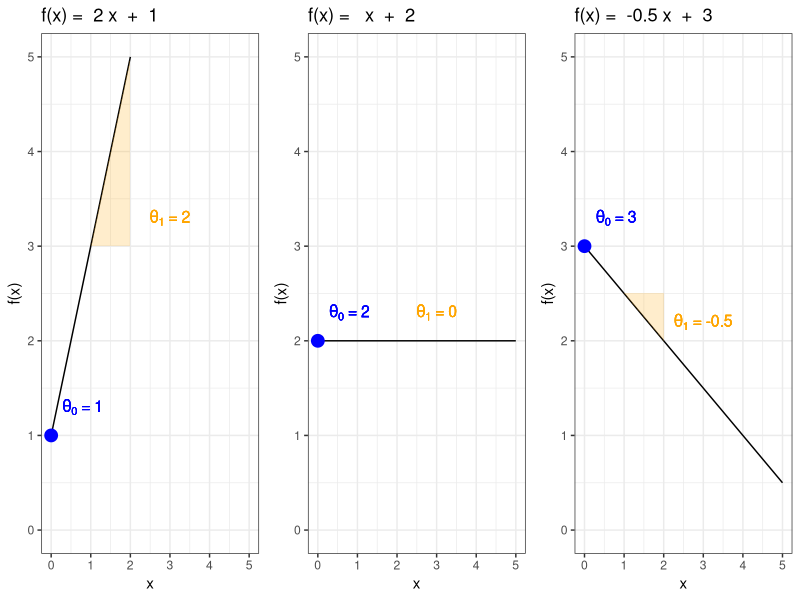
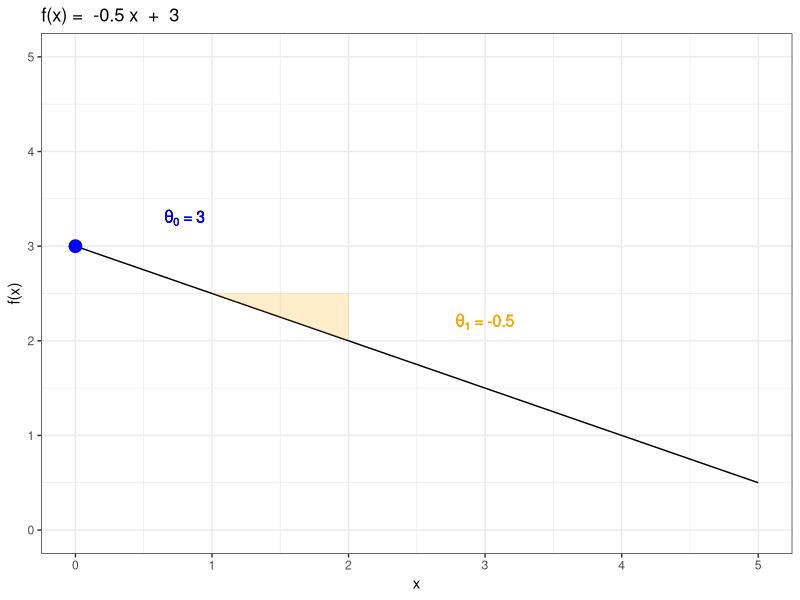

R code for these plots, in order:
# PREREQ -----------------------------------------------------------------------

library(knitr)
library(ggplot2)
library(tidyverse)
library(data.table)
library(gridExtra)

options(digits = 3, 
        width = 65, 
        str = strOptions(strict.width = "cut", vec.len = 3))

# HELPERS ----------------------------------------------------------------------

make_line = function(x, a, b) a * x + b

make_line_plot = function(intercept, slope)  {
  
  # Base
  
  p = ggplot(data.frame(x = c(0, 5)), aes(x)) +
    theme_bw()
  
  # Line
  
  p = p + stat_function(
    fun = make_line, 
    args = list(a = slope, b = intercept))
  
  # Marker for intercept
  
  p = p + geom_point(
    data = data.frame(x = 0, y = intercept), 
    aes(x = x, y = y),
    color = "blue",
    size = 4)
  
  p = p + annotate(
    "text",
    x = 0.8,
    y = intercept + 0.3,
    label = expr(paste(theta[0], " = ", !!intercept)),
    size = 4,
    color = "blue")
  
  # Marker for slope
  
  triangle = data.table(
    group = c(1, 1, 1), 
    x = c(1, 2, 2), 
    y = c(intercept + slope, intercept + slope, intercept + 2 * slope)
    )
  
  p = p + geom_polygon(
    triangle, 
    mapping = aes(x = x, y = y, group = group),
    fill = "orange",
    alpha = 0.2)
  
  p = p + annotate(
    "text",
    x = 3,
    y = ifelse(slope < 0, intercept + slope - 0.3, intercept + slope + 0.3),
    label = expr(paste(theta[1], " = ", !!slope)),
    size = 4,
    color = "orange"
  )
  
  # Labs

  p = p + labs(
    title = paste(
      "f(x) = ",
      ifelse(slope == 0, "", slope), 
      "x", 
      " + ", 
      ifelse(intercept == 0, "", intercept)
    ),
    y = "f(x)"
  )
  
  p = p + ylim(0, 5)
  p

}

# PLOT -------------------------------------------------------------------------

pdf("../figure/ml-basics-hs-lin-functions.pdf", width = 8, height = 4)

p_1 = make_line_plot(1, 2)
p_2 = make_line_plot(2, 0)
p_3 = make_line_plot(3, -0.5)
grid.arrange(p_1, p_2, p_3, ncol = 3)

ggsave("../figure/ml-basics-hs-lin-functions.pdf", width = 8, height = 4)
dev.off()
